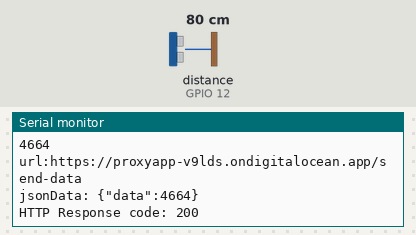
This program was run on a simulated ESP32. On the bench: the last lines printed to the serial monitor. Wiring (inferred from the names in the program): ultrasonic range finder: trigger GPIO 13; echo GPIO 12. The test bench sets the inputs (shaded band); at power-on: distance to the obstacle (sensor on GPIO 12) 80 cm. The echo pulse lasts 58.3 µs per cm; uploads are accepted with an empty reply.

Above: at 6.0 s.
6.1 s: distance to the obstacle (sensor on GPIO 12) set to 2 cm
At 10.57 s:
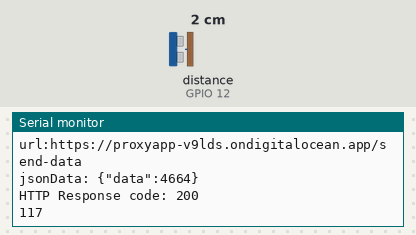
12.3 s: distance to the obstacle (sensor on GPIO 12) set to 4 cm
At 17.0 s:
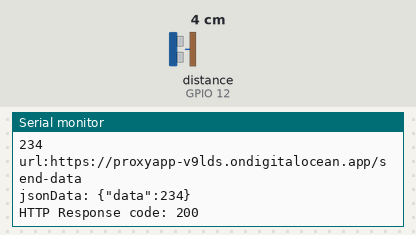
Timing chart, 0 to 18.5 s (numbered marks = the images above; inputs shaded):
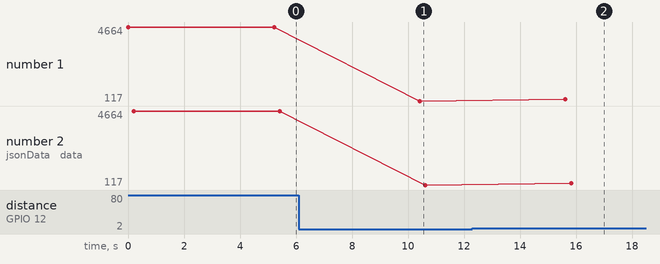

The program:

main.cpp
```cpp
#define TINY_GSM_MODEM_SIM800

#include <TinyGsmClient.h>
#include <ArduinoHttpClient.h>
#include <HardwareSerial.h>

// Your GPRS credentials (leave empty if not needed)
const char apn[] = "data.lycamobile.mk";
const char user[] = "lmmk";
const char pass[] = "plus";

// SIM800L RX & TX pins
const int RX_PIN = 16; // Connect to SIM800L TX
const int TX_PIN = 17; // Connect to SIM800L RX


// Firebase project URL and Database Secret
const char *firebase_host = "proxyapp-v9lds.ondigitalocean.app";

TinyGsm modem(Serial2);
TinyGsmClient client(modem); // Use TinyGsmClient for HTTPS

HttpClient http(client, firebase_host, 8080); // PROBAJ I DRUGITE PORTI neshto so 4xx beshe

const int trigPin = 13; // Trigger pin of the ultrasound sensor
const int echoPin = 12; // Echo pin of the ultrasound sensor

void connectToNetwork();

void setup()
{
  Serial.begin(115200);
  Serial2.begin(9600, SERIAL_8N1, RX_PIN, TX_PIN);

  pinMode(trigPin, OUTPUT);
  pinMode(echoPin, INPUT);

  Serial.println("Connecting...");

  int signalQuality = modem.getSignalQuality();
  Serial.print("Signal Quality: ");
  Serial.println(signalQuality);


connectToNetwork();


}

void connectToNetwork()
{
  int attempts = 0;
  const int maxAttempts = 5;
  Serial.println("START");

  while (!modem.gprsConnect(apn, user, pass))
  {
    Serial.println("Failed to connect to cellular network");
    attempts++;
    delay(15000); // Wait for 10 seconds before the next attempt

    if (attempts >= maxAttempts)
    {
      Serial.println("Max connection attempts reached. Exiting...");
      while (1)
      {
        // :(
      }
    }
  }

  Serial.println("Connected to cellular network");

}


void sendToFirebase(const String &path, const String &value) {
  String url = "https://" + String(firebase_host) + path;
  http.connectionKeepAlive();

  // Construct JSON data
  String jsonData = "{\"data\":" + value + "}";

  String contentType = "application/json";

  http.sendHeader("Content-Type", contentType);

  http.post(path, contentType, jsonData);

  int httpResponseCode = http.responseStatusCode();
  String response = http.responseBody();

  Serial.print("url:");
  Serial.println(url);

  Serial.print("jsonData: ");
  Serial.println(jsonData);
  Serial.print("HTTP Response code: ");
  Serial.println(httpResponseCode);
  Serial.println(response);
}


void loop()
{
  digitalWrite(trigPin, LOW);
  delayMicroseconds(2);
  digitalWrite(trigPin, HIGH);
  delayMicroseconds(10);
  digitalWrite(trigPin, LOW);

  // Measure the pulse duration on the echo pin
  long duration = pulseIn(echoPin, HIGH);

  // Calculate distance in centimeters
  //float cm = (duration * 0.034) / 2;

  //Serial.print("Distance: ");
  //Serial.print(cm);
  //Serial.println(" cm");
   Serial.println(duration);

  // Convert the distance to a string and send to Firebase
  sendToFirebase("/send-data", String(duration)); // Send data to Firebase


  delay(5000); // Wait for 15 seconds
}
```

Measured:
- after the input at 6.1 s, the serial monitor: prints a new line after 4.3 s (image 1)
- after the input at 12.3 s, the serial monitor: prints a new line after 3.3 s (image 2)
- plotted number 1: 4664 → 117 after the input at 6.1 s, 117 → 234 after the input at 12.3 s
- plotted number 2: 4664 → 117 after the input at 6.1 s, 117 → 234 after the input at 12.3 s
